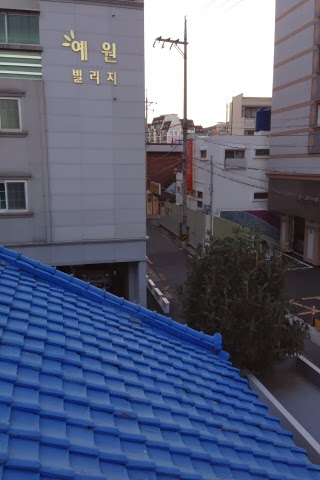
#> input picture python_stitching_opencv2/leftgray.png, 320 x 480 px
$ python simple2.py
#> lines starting #> are read from the running program, lines starting #| are printed output that depends on the picture
import cv2
import numpy as np
from matplotlib import pyplot as plt
import time

MIN = 10
starttime = time.time()
img1 = cv2.imread('./leftgray.png')  # query
#> img1 is the input picture: shape (480, 320, 3); mean B, G, R 121.5, 96.9, 89.6
img2 = cv2.imread('./rightgray.png')  # train
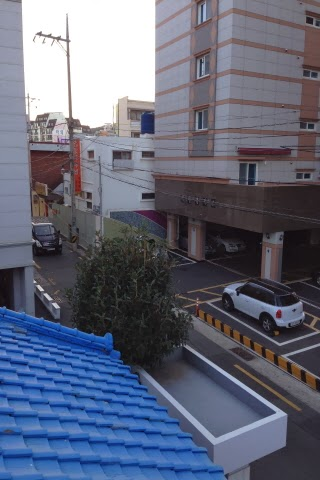
#> input picture python_stitching_opencv2/rightgray.png, 320 x 480 px
#> img2 is the input picture: shape (480, 320, 3); mean B, G, R 121.4, 102.9, 97.7

# img1gray=cv2.cvtColor(img1,cv2.COLOR_BGR2GRAY)
# img2gray=cv2.cvtColor(img2,cv2.COLOR_BGR2GRAY)
# surf = cv2.xfeatures2d.SURF_create(10000, nOctaves=4, extended=False, upright=True)
surf=cv2.SIFT_create()#可以改为SIFT
kp1, descrip1 = surf.detectAndCompute(img1, None)
#> kp1 = 958 keypoints; strongest (x, y, size): (168, 40, 2.7), (177, 41, 3.1), (185, 43, 3.4), (185, 57, 2.5)
kp2, descrip2 = surf.detectAndCompute(img2, None)
#> kp2 = 1020 keypoints; strongest (x, y, size): (40, 34, 3.1), (41, 289, 2.6), (58, 38, 3.1), (46, 295, 2.7)

FLANN_INDEX_KDTREE = 0
indexParams = dict(algorithm=FLANN_INDEX_KDTREE, trees=5)
searchParams = dict(checks=50)

flann = cv2.FlannBasedMatcher(indexParams, searchParams)
match = flann.knnMatch(descrip1, descrip2, k=2)
#> match = 958 matches

good = []
for i, (m, n) in enumerate(match):
   if (m.distance < 0.75 * n.distance):
       good.append(m)
#> after the loop, good = 285 matches

if len(good) > MIN:
   src_pts = np.float32([kp1[m.queryIdx].pt for m in good]).reshape(-1, 1, 2)
#> src_pts = 285 rows, first 8: [38.05, 416.4], [40.9, 393.1], [40.9, 393.1], [63.04, 349.9], [65.14, 400.7], [67.93, 336.9], [80.43, 343.1], [88.92, 427.4]
   ano_pts = np.float32([kp2[m.trainIdx].pt for m in good]).reshape(-1, 1, 2)
#> ano_pts = 285 rows, first 8: [30.92, 459.6], [34.78, 459.1], [34.78, 459.1], [19.82, 388], [34.78, 459.1], [58.82, 371.7], [121.1, 412.9], [81.88, 409]
   M, mask = cv2.findHomography(src_pts, ano_pts, cv2.RANSAC, 5.0)
#> M = [[1.3, 0.0165, -158.6], [0.176, 1.2, -36.79], [0.00094, 7.22e-06, 1]]; mask = 285 values, max 1 at index 14, min 0 at index 0, mean 0.909
   warpImg = cv2.warpPerspective(img2, np.linalg.inv(M), (img1.shape[1] + img2.shape[1], img2.shape[0]))
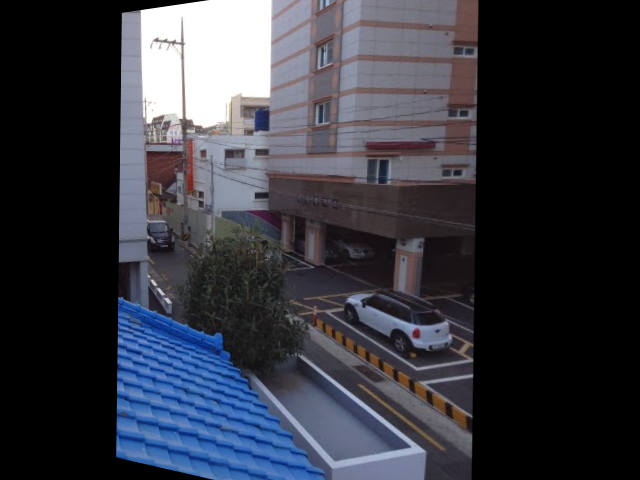
#> warpImg: shape (480, 640, 3); mean B, G, R 63.3, 54.2, 52.4
   direct = warpImg.copy()
   direct[0:img1.shape[0], 0:img1.shape[1]] = img1
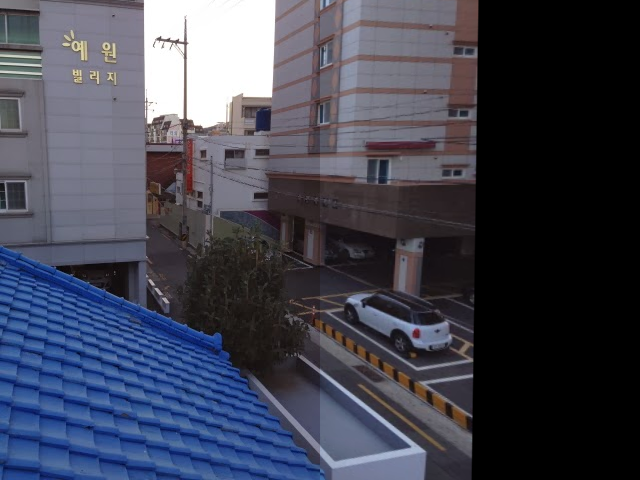
#> direct: shape (480, 640, 3); mean B, G, R 81.8, 67.3, 64.9
   simple = time.time()

   # cv2.namedWindow("Result", cv2.WINDOW_NORMAL)
   # cv2.imshow("Result",warpImg)
   rows, cols = img1.shape[:2]
#> rows = 480; cols = 320

   for col in range(0, cols):
       if img1[:, col].any() and warpImg[:, col].any():  # 开始重叠的最左端
           left = col
           break
   for col in range(cols - 1, 0, -1):
       if img1[:, col].any() and warpImg[:, col].any():  # 重叠的最右一列
           right = col
           break

   res = np.zeros([rows, cols, 3], np.uint8)
   for row in range(0, rows):
       for col in range(0, cols):
           if not img1[row, col].any():  # 如果没有原图，用旋转的填充
               res[row, col] = warpImg[row, col]
           elif not warpImg[row, col].any():
               res[row, col] = img1[row, col]
           else:
               srcImgLen = float(abs(col - left))
               testImgLen = float(abs(col - right))
               alpha = srcImgLen / (srcImgLen + testImgLen)
               res[row, col] = np.clip(img1[row, col] * (1 - alpha) + warpImg[row, col] * alpha, 0, 255)
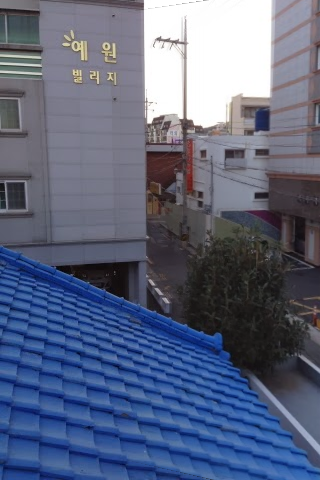
#> res: shape (480, 320, 3); mean B, G, R 127.2, 101.5, 92.3

   warpImg[0:img1.shape[0], 0:img1.shape[1]] = res
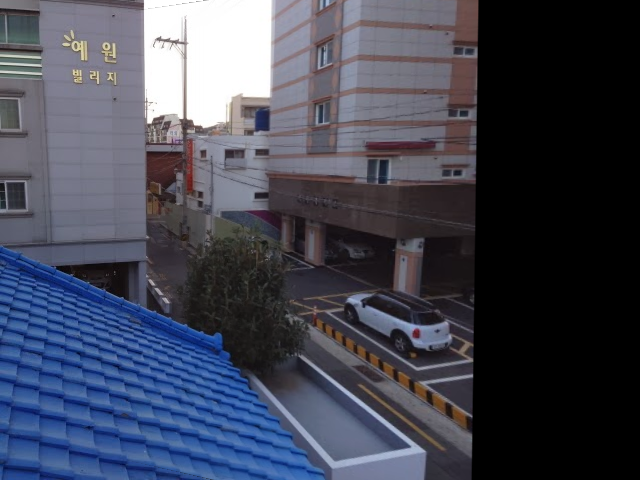
#> warpImg: shape (480, 640, 3); mean B, G, R 84.7, 69.6, 66.2
   final = time.time()
   img3 = cv2.cvtColor(direct, cv2.COLOR_BGR2RGB)
   plt.imshow(img3, ), plt.show()
   img4 = cv2.cvtColor(warpImg, cv2.COLOR_BGR2RGB)
   plt.imshow(img4, ), plt.show()
   print("simple stich cost %f" % (simple - starttime))
   print("\ntotal cost %f" % (final - starttime))
   cv2.imwrite("./2direct.png", direct)
   cv2.imwrite("./2warp.png", warpImg)

else:
   print("not enough matches!")
